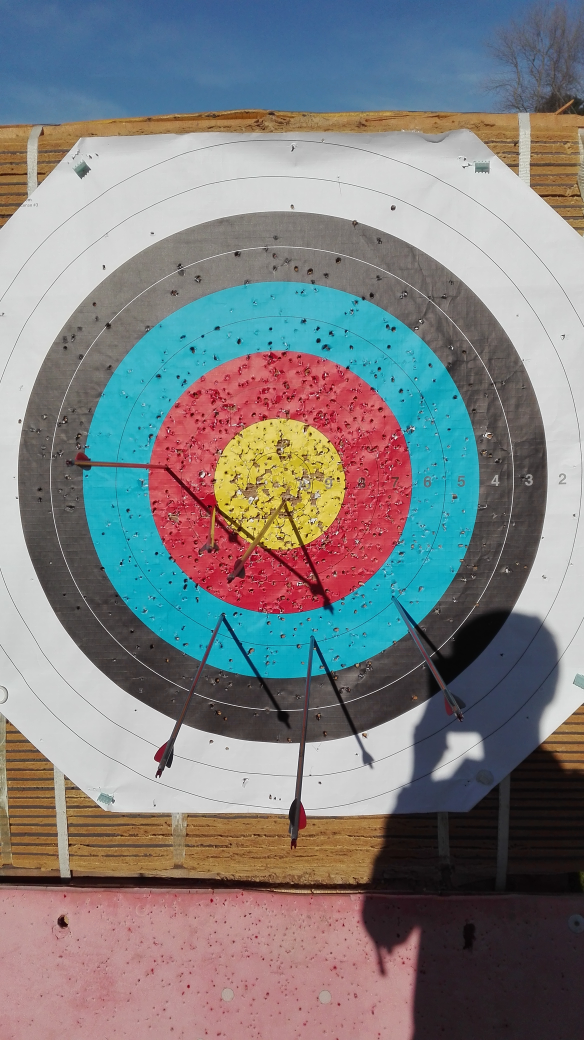
#> input picture sample_data/target.jpg, 2336 x 4160 px, found by its file name (shown at 1/4 size)
$ python -i app.py   (imports and definitions only)
#> lines starting #> are read from the running program, lines starting #| are printed output that depends on the picture; after the words box and inside, x2 and y2 are one past the last pixel; in counts of white or black regions, pixels touching at a corner belong together
### bullseye/helpers.py
import cv2
import numpy as np
import time
from math import inf


# [5 lines left out: function rotate_image, not called in this run]


def apply_mask(frame, mask):
	"""Apply binary mask to frame, return masked image."""
	return cv2.bitwise_and(frame, frame, mask=mask)


def mean_and_standard_dev(values, key=None):
	if key:
		values = tuple(map(key, values))

	return np.mean(values), np.std(values)


def dist(p1, p2):
	"""Calculates the Euclidean distance between two 2D points"""
	dx = p1[0][0] - p2[0][0]
	dy = p1[0][1] - p2[0][1]
	return np.sqrt(dx ** 2 + dy ** 2)


def average_point(*points):
	average = [0, 0]

	for point in points:
		average[0] += point[0][0]
		average[1] += point[0][1]

	average[0] = int(round(average[0] / len(points)))
	average[1] = int(round(average[1] / len(points)))
	return np.asarray([average])


# [48 lines left out: functions group, avg_of_groups, index_of_closest, not called in this run]


def centre_of_contour(contour):
	moments = cv2.moments(contour)
	centre_x = int(moments['m10'] / moments['m00'])
	centre_y = int(moments['m01'] / moments['m00'])
	return centre_x, centre_y


def epochtime_ms():
	return int(round(time.time() * 1000))

### bullseye/hough_bundler.py
import math


class HoughBundler:
	"""Group and merge each cluster of cv2.HoughLinesP() output"""

	# Parameters to play with
	MAX_DISTANCE_TO_MERGE = 10
	MAX_ANGLE_TO_MERGE = 15

	def checker(self, line_new, groups):
		"""Check if line have enough distance and angle to be count as similar"""
		for group in groups:
			# walk through existing line groups
			for line_old in group:
				# check distance
				if self.get_distance(line_old, line_new) < self.MAX_DISTANCE_TO_MERGE:
					# check the angle between lines
					orientation_new = self.get_orientation(line_new)
					orientation_old = self.get_orientation(line_old)
					# if all is ok -- line is similar to others in group
					if abs(orientation_new - orientation_old) < self.MAX_ANGLE_TO_MERGE:
						group.append(line_new)
						return False
		# if it is totally different line
		return True

	@staticmethod
	def get_orientation(line):
		"""get orientation of a line"""
		orientation = math.atan2(abs((line[0] - line[2])), abs((line[1] - line[3])))
		return math.degrees(orientation)

	@staticmethod
	def distance_from_line(point, line):
		"""Get distance between point and line"""
		px, py = point
		x1, y1, x2, y2 = line

		def line_magnitude(x1, y1, x2, y2):
			"""Get line (aka vector) length"""
			magnitude = math.sqrt(math.pow((x2 - x1), 2) + math.pow((y2 - y1), 2))
			return magnitude

		line_mag = line_magnitude(x1, y1, x2, y2)
		if line_mag < 0.00000001:
			distance = 9999
			return distance

		u1 = (((px - x1) * (x2 - x1)) + ((py - y1) * (y2 - y1)))
		u = u1 / (line_mag * line_mag)

		if (u < 0.00001) or (u > 1):
			# closest point does not fall within the line segment, take the shorter distance to an endpoint
			ix = line_magnitude(px, py, x1, y1)
			iy = line_magnitude(px, py, x2, y2)
			if ix > iy:
				distance = iy
			else:
				distance = ix
		else:
			# Intersecting point is on the line, use the formula
			ix = x1 + u * (x2 - x1)
			iy = y1 + u * (y2 - y1)
			distance = line_magnitude(px, py, ix, iy)

		return distance

	def get_distance(self, a_line, b_line):
		"""Get all possible distances between both ends of two lines and return the shortest"""
		dist1 = self.distance_from_line(a_line[:2], b_line)
		dist2 = self.distance_from_line(a_line[2:], b_line)
		dist3 = self.distance_from_line(b_line[:2], a_line)
		dist4 = self.distance_from_line(b_line[2:], a_line)

		return min(dist1, dist2, dist3, dist4)

	def group_lines(self, lines):
		"""Group lines by distance"""
		# first line will create new group every time
		groups = [[lines[0]]]
		# if line is different from existing gropus, create a new group
		for line_new in lines[1:]:
			if self.checker(line_new, groups):
				groups.append([line_new])

		return groups

	def merge_line_segments(self, lines):
		"""Sort lines cluster and return first and last coordinates"""
		orientation = self.get_orientation(lines[0])

		# special case
		if len(lines) == 1:
			return [lines[0][:2], lines[0][2:]]

		# [[1,2,3,4],[]] to [[1,2],[3,4],[],[]]
		points = []
		for line in lines:
			points.append(line[:2])
			points.append(line[2:])
		# if vertical
		if 45 < orientation < 135:
			# sort by y
			points = sorted(points, key=lambda point: point[1])
		else:
			# sort by x
			points = sorted(points, key=lambda point: point[0])

		# return first and last point in sorted group
		# [[x,y],[x,y]]
		return [points[0], points[-1]]

	def process_lines(self, lines):
		"""Main function for lines from cv.HoughLinesP() output merging
		:param lines cv.HoughLinesP() output"""
		lines_x = []
		lines_y = []
		# for every line of cv2.HoughLinesP()
		for line_i in [l[0] for l in lines]:
			orientation = self.get_orientation(line_i)
			# if vertical
			if 45 < orientation < 135:
				lines_y.append(line_i)
			else:
				lines_x.append(line_i)

		lines_y = sorted(lines_y, key=lambda line: line[1])
		lines_x = sorted(lines_x, key=lambda line: line[0])
		merged_lines_all = []

		# for each cluster in vertical and horizontal lines leave only one line
		for lines in [lines_x, lines_y]:
			if len(lines) > 0:
				groups = self.group_lines(lines)
				merged_lines = []
				for group in groups:
					merged_lines.append(self.merge_line_segments(group))

				merged_lines_all.extend(merged_lines)

		return merged_lines_all

### bullseye/app.py
from enum import Enum
from math import atan2, degrees

import cv2
import numpy as np

from bullseye.helpers import average_point, centre_of_contour, dist, mean_and_standard_dev, group, avg_of_groups
from bullseye.hough_bundler import HoughBundler


class Colour(Enum):
	"""Definitions of colours in BGR colour space"""
	BLUE = (255, 0, 0)
	GREEN = (0, 255, 0)
	RED = (0, 0, 255)
	YELLOW = (0, 255, 255)
	MAGENTA = (255, 0, 255)
	CYAN = (255, 255, 0)
	TARGET_GOLD = (0, 212, 251)
	TARGET_RED = (25, 25, 217)
	TARGET_BLUE = (206, 158, 0)
	TARGET_BLACK = (20, 19, 19)


class ScoreColourThreshold(Enum):
	"""HSV thresholds for each colour."""
	GOLD = (20, 100, 0), (40, 255, 255)
	RED = (165, 100, 0), (200, 255, 255)
	BLUE = (30, 150, 0), (100, 250, 255)
	BLACK = (0, 0, 0), (255, 35, 150)


class Ellipse:
	# [4 lines left out: function __init__, not called in this run]

	def to_tuple(self):
		return (self.x, self.y), (self.width, self.height), self.angle

	def get_centre(self):
		return self.x, self.y


class App:
	def __init__(self, sample_img_name):
#> called with sample_img_name = '../sample_data/target.jpg'
		self.image = cv2.imread('sample_data/{}'.format(sample_img_name))
#> self.image is the input picture: shape (4160, 2336, 3); mean B, G, R 129.1, 127.3, 126.7

	# [67 lines left out: function main_loop, not called in this run]

	@staticmethod
	def resize_image(image):
		return cv2.resize(image, None, fx=0.2, fy=0.2)

	# [71 lines left out: functions segment_regions, find_biggest_contour, find_edges, find_circles, prune_circle_contour, not called in this run]

>>> result = App('../sample_data/target.jpg').main_loop()
#> in segment_regions, `image = cv2.cvtColor(image, cv2.COLOR_BGR2HSV)`: image: shape (832, 467, 3); mean H, S, V 71, 81.7, 152.4
#> in segment_regions, `gold = cv2.inRange(image, *ScoreColourThreshold.GOLD.value)`:
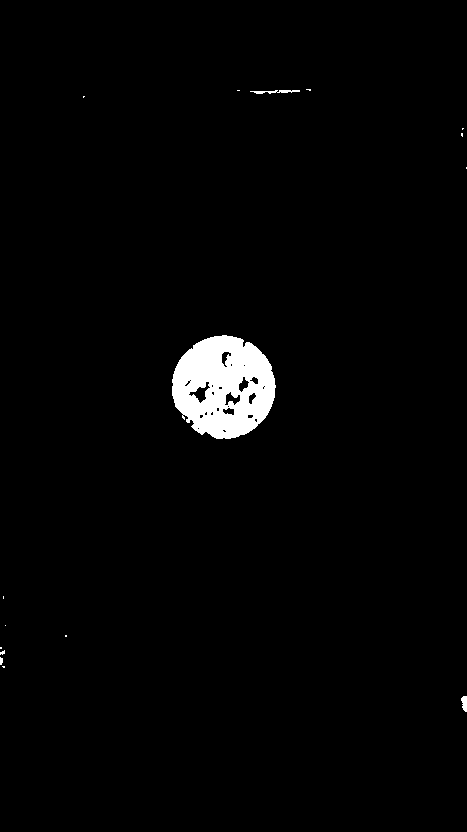
#> gold: shape (832, 467); 2% white; 16 white regions (12 under 20 px), largest, box (x1, y1, x2, y2) and area: (172, 335, 276, 439) 7683, (250, 90, 300, 94) 110, (461, 696, 467, 712) 73, (0, 657, 3, 665) 20
#> in segment_regions, `gold = cv2.morphologyEx(gold, cv2.MORPH_CLOSE, (10, 10), iterations=5)`: gold: shape (832, 467); 2.1% white; 12 white regions (8 under 20 px), largest, box (x1, y1, x2, y2) and area: (172, 340, 276, 444) 7905, (250, 95, 300, 99) 111, (461, 701, 467, 717) 75, (0, 652, 5, 673) 63
#> in segment_regions, `red = cv2.inRange(image, *ScoreColourThreshold.RED.value)`: red: shape (832, 467); 6.9% white; 79 white regions (65 under 20 px), largest, box (x1, y1, x2, y2) and area: (106, 282, 329, 491) 23994, (286, 713, 403, 744) 1401, (296, 738, 339, 780) 357
#> in segment_regions, `red = cv2.morphologyEx(red, cv2.MORPH_CLOSE, (10, 10), iterations=5)`: red: shape (832, 467); 7% white; 54 white regions (41 under 20 px), largest, box (x1, y1, x2, y2) and area: (106, 287, 329, 496) 24425, (286, 708, 403, 785) 2109, (330, 760, 340, 832) 217
#> in segment_regions, `blue = cv2.inRange(image, *ScoreColourThreshold.BLUE.value)`: blue: shape (832, 467); 10.9% white; 2 white regions (1 under 20 px), largest, box (x1, y1, x2, y2) and area: (66, 226, 383, 543) 42256
#> in segment_regions, `blue = cv2.morphologyEx(blue, cv2.MORPH_CLOSE, (10, 10), iterations=5)`: blue: shape (832, 467); 11% white; 2 white regions (1 under 20 px), largest, box (x1, y1, x2, y2) and area: (66, 231, 383, 548) 42784
#> in segment_regions, `black = cv2.inRange(image, *ScoreColourThreshold.BLACK.value)`: black: shape (832, 467); 16% white; 234 white regions (207 under 20 px), largest, box (x1, y1, x2, y2) and area: (14, 170, 448, 652) 57972, (389, 617, 416, 713) 1046, (390, 25, 467, 91) 818
#> in segment_regions, `black = cv2.morphologyEx(black, cv2.MORPH_CLOSE, (10, 10), iterations=5)`:
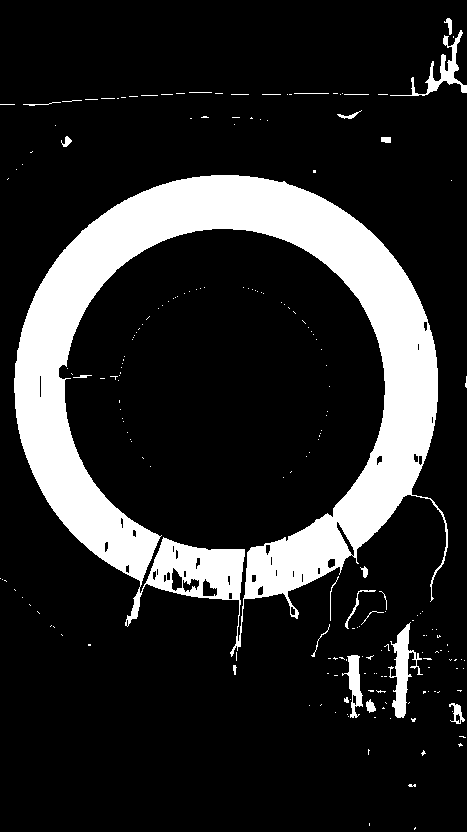
#> black: shape (832, 467); 16.5% white; 205 white regions (181 under 20 px), largest, box (x1, y1, x2, y2) and area: (14, 175, 448, 657) 59802, (388, 622, 423, 718) 1199, (390, 30, 467, 96) 894
#> the loop in main_loop, `for name, region in ('GOLD', gold), ('RED', red), ('BLUE', blue), ('BL..` made 4 passes
#> after the loop in main_loop, `for name, region in ('GOLD', gold), ('RED', red), ('BLUE', blue), ('BL..`: contours = 4 items
#> the loop in main_loop, `for contour in contours.values():` made 4 passes
#> in main_loop, `centres = tuple(map(lambda c: centre_of_contour(c), contours.values()))`: centres = ((223, 391), (223, 391), (224, 388), (225, 387))
#> in main_loop, `true_centre = average_point(centres)`: true_centre = [[223, 391]]
#> in main_loop, `cv2.circle(annotated, tuple(true_centre[0]), 2, Colour.BLUE.value, thi..`: annotated: shape (832, 467, 3); mean B, G, R 129.1, 127.3, 126.7
#> the loop in main_loop, `for colour, contour in contours.items():` made 4 passes
#> after the loop in main_loop, `for colour, contour in contours.items():`:
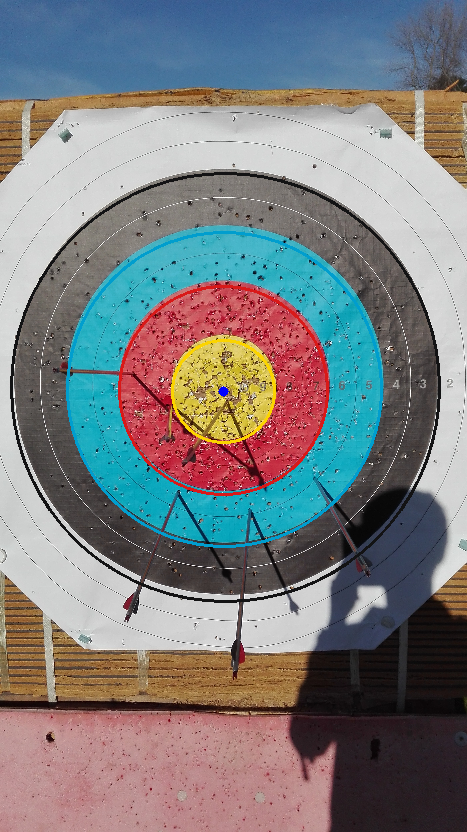
#> annotated: shape (832, 467, 3); mean B, G, R 127.5, 125.8, 125.4
#> in find_edges, `image = cv2.cvtColor(image, cv2.COLOR_BGR2GRAY)`:
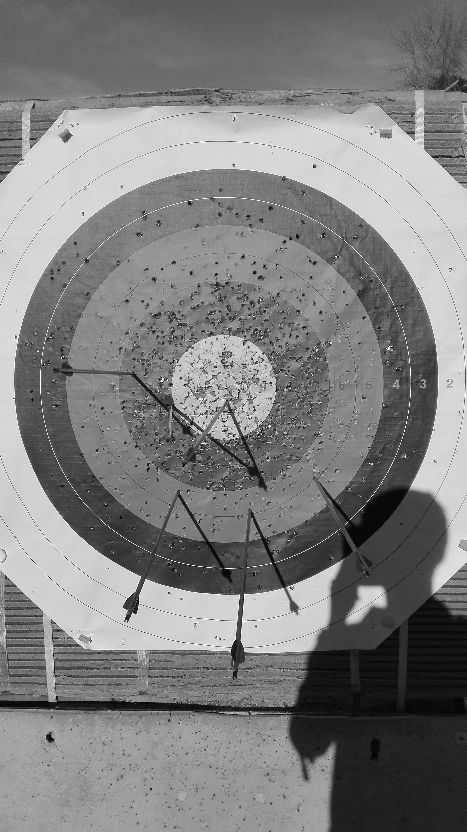
#> image: shape (832, 467); min 0, max 255, mean 127.3
#> in find_edges, `edges = cv2.Canny(image, 100, 300)`:
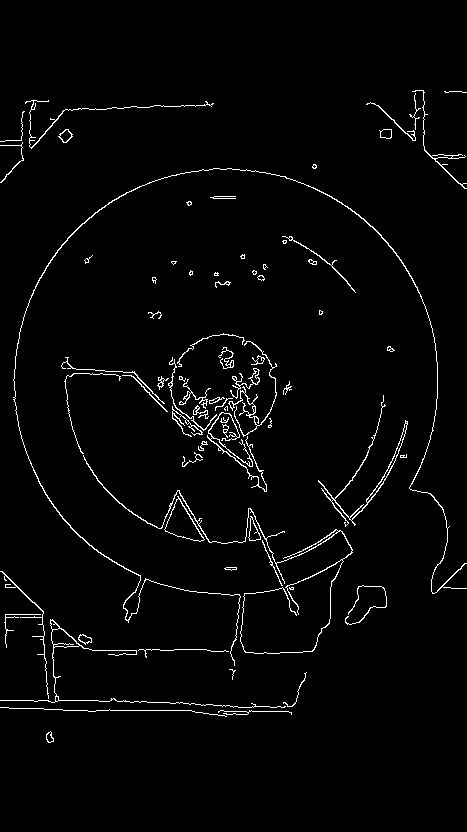
#> edges: shape (832, 467); 2.4% white in thin lines or dots, all inside (x1, y1, x2, y2) = (0, 90, 467, 743)
#> the loop in main_loop, `for line in lines:` made 17 passes
#> the loop in process_lines, `for line_i in [l[0] for l in lines]:` made 10 passes
#> line_i on passes 1 to 10: [260, 538, 289, 601], [250, 508, 284, 581], [172, 408, 246, 468], [227, 399, 266, 486], [175, 407, 243, 462], [62, 368, 135, 373], [251, 517, 274, 567], [222, 397, 252, 463], [178, 490, 209, 542], [184, 590, 235, 594]
#> the loop in process_lines, `for lines in [lines_x, lines_y]:` made 2 passes
#> the loop in main_loop, `for line in merged_lines:` made 6 passes
#> after the loop in main_loop, `for line in merged_lines:`:
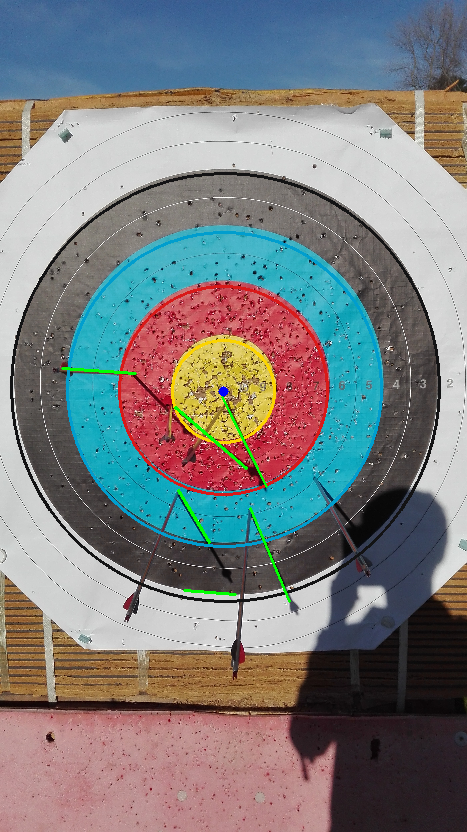
#> annotated: shape (832, 467, 3); 0.37% of pixels changed, all inside (x1, y1, x2, y2) = (61, 367, 291, 603)
#> the loop in main_loop, `for impact in arrow_impacts:` made 6 passes
#> after the loop in main_loop, `for impact in arrow_impacts:`:
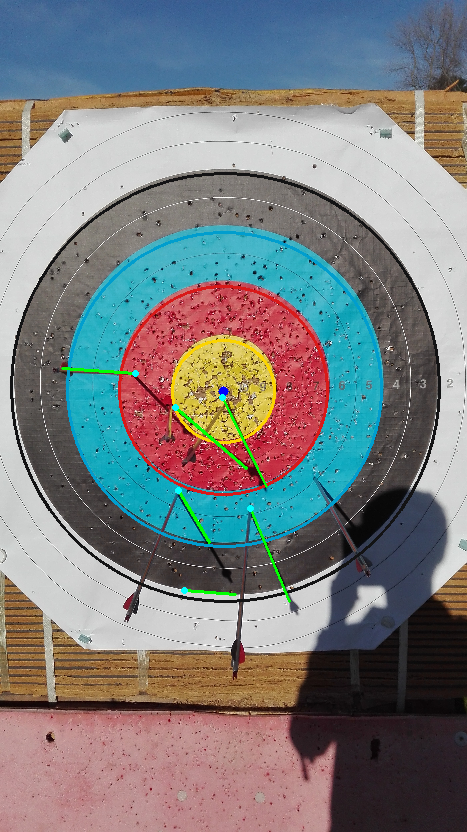
#> annotated: shape (832, 467, 3); 0.06% of pixels changed, all inside (x1, y1, x2, y2) = (132, 370, 254, 594)
#> (key q is pressed here)
